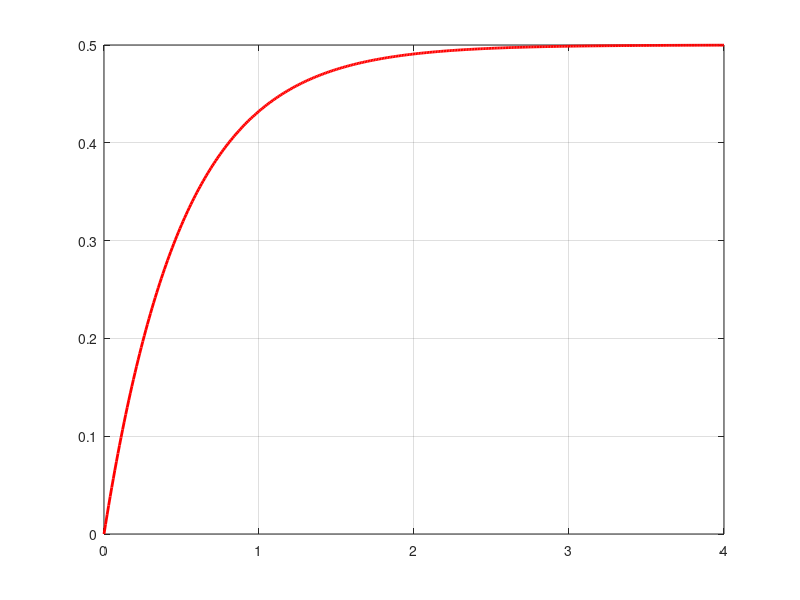

Write MATLAB code to recreate this figure. (Note: this script raises an error after producing the figure.)
% Testar sistema de priemira ordem
%{
G(s) = S + 1 / s + 2
%}

s = tf ('s');
g = (1)/(s+2)

p = pole(g) % polos da funcao
z = zero(g) % zeros da funcao


t = 0:0.01:4; % definindo o tempo de 0 a 4 seg com 0.01 de amostragem

y = step(g,t); % Variável de saida da função

plot(t,y, 'r', 'LineWidth',2)
grid on


T= 1/abs(p); % Constante de tempo

hold on

plot(t,u,'g','LineWidth',2)

legend('Resposta', 'Referência')

%{
Resultado com esses parâmetros gerou Valor final de 0,5
 Constante de tempo é o tempo para atingir 63,2% de 0,5.
 Nesse caso acontece quando a resposta ao degrau y = 0,316
%}

A = 0.632*y(end); % Calculo do Valor final